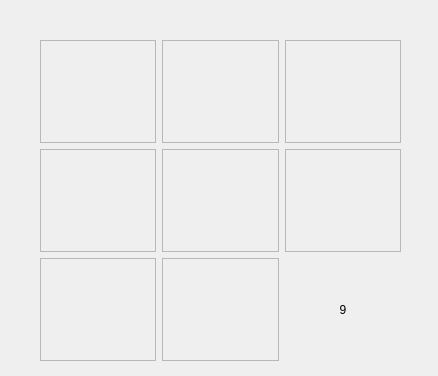
<?xml version="1.0" encoding="UTF-8"?>
<ui version="4.0">
 <class>Form</class>
 <widget class="QWidget" name="Form">
  <property name="geometry">
   <rect>
    <x>0</x>
    <y>0</y>
    <width>438</width>
    <height>376</height>
   </rect>
  </property>
  <property name="windowTitle">
   <string>Form</string>
  </property>
  <widget class="QWidget" name="gridLayoutWidget">
   <property name="geometry">
    <rect>
     <x>40</x>
     <y>40</y>
     <width>361</width>
     <height>321</height>
    </rect>
   </property>
   <layout class="QGridLayout" name="gridLayout">
    <item row="2" column="0">
     <widget class="QFrame" name="frame_3">
      <property name="frameShape">
       <enum>QFrame::StyledPanel</enum>
      </property>
      <property name="frameShadow">
       <enum>QFrame::Raised</enum>
      </property>
     </widget>
    </item>
    <item row="0" column="1">
     <widget class="QFrame" name="frame_6">
      <property name="frameShape">
       <enum>QFrame::StyledPanel</enum>
      </property>
      <property name="frameShadow">
       <enum>QFrame::Raised</enum>
      </property>
     </widget>
    </item>
    <item row="0" column="2">
     <widget class="QFrame" name="frame_2">
      <property name="frameShape">
       <enum>QFrame::StyledPanel</enum>
      </property>
      <property name="frameShadow">
       <enum>QFrame::Raised</enum>
      </property>
     </widget>
    </item>
    <item row="2" column="1">
     <widget class="QFrame" name="frame_5">
      <property name="frameShape">
       <enum>QFrame::StyledPanel</enum>
      </property>
      <property name="frameShadow">
       <enum>QFrame::Raised</enum>
      </property>
     </widget>
    </item>
    <item row="0" column="0">
     <widget class="QFrame" name="frame">
      <property name="frameShape">
       <enum>QFrame::StyledPanel</enum>
      </property>
      <property name="frameShadow">
       <enum>QFrame::Raised</enum>
      </property>
     </widget>
    </item>
    <item row="1" column="0">
     <widget class="QFrame" name="frame_7">
      <property name="frameShape">
       <enum>QFrame::StyledPanel</enum>
      </property>
      <property name="frameShadow">
       <enum>QFrame::Raised</enum>
      </property>
     </widget>
    </item>
    <item row="1" column="1">
     <widget class="QFrame" name="frame_8">
      <property name="frameShape">
       <enum>QFrame::StyledPanel</enum>
      </property>
      <property name="frameShadow">
       <enum>QFrame::Raised</enum>
      </property>
     </widget>
    </item>
    <item row="1" column="2">
     <widget class="QFrame" name="frame_9">
      <property name="frameShape">
       <enum>QFrame::StyledPanel</enum>
      </property>
      <property name="frameShadow">
       <enum>QFrame::Raised</enum>
      </property>
     </widget>
    </item>
    <item row="2" column="2">
     <widget class="QLabel" name="label">
      <property name="text">
       <string>9</string>
      </property>
      <property name="alignment">
       <set>Qt::AlignCenter</set>
      </property>
     </widget>
    </item>
   </layout>
  </widget>
 </widget>
 <resources/>
 <connections/>
</ui>
